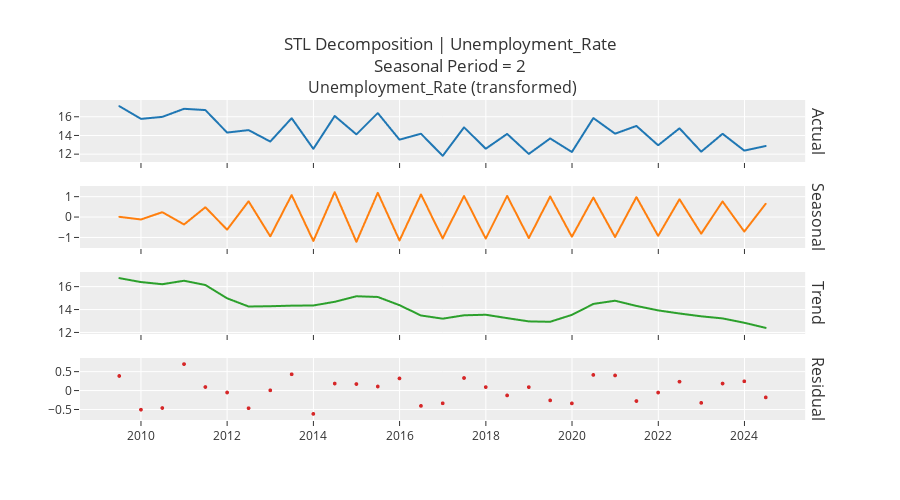

Notebook source saved alongside this figure:
### Markdown cell above
STL decomposition

### Code cell
exp.plot_model(plot="decomp_stl", fig_kwargs={"height": 500})
